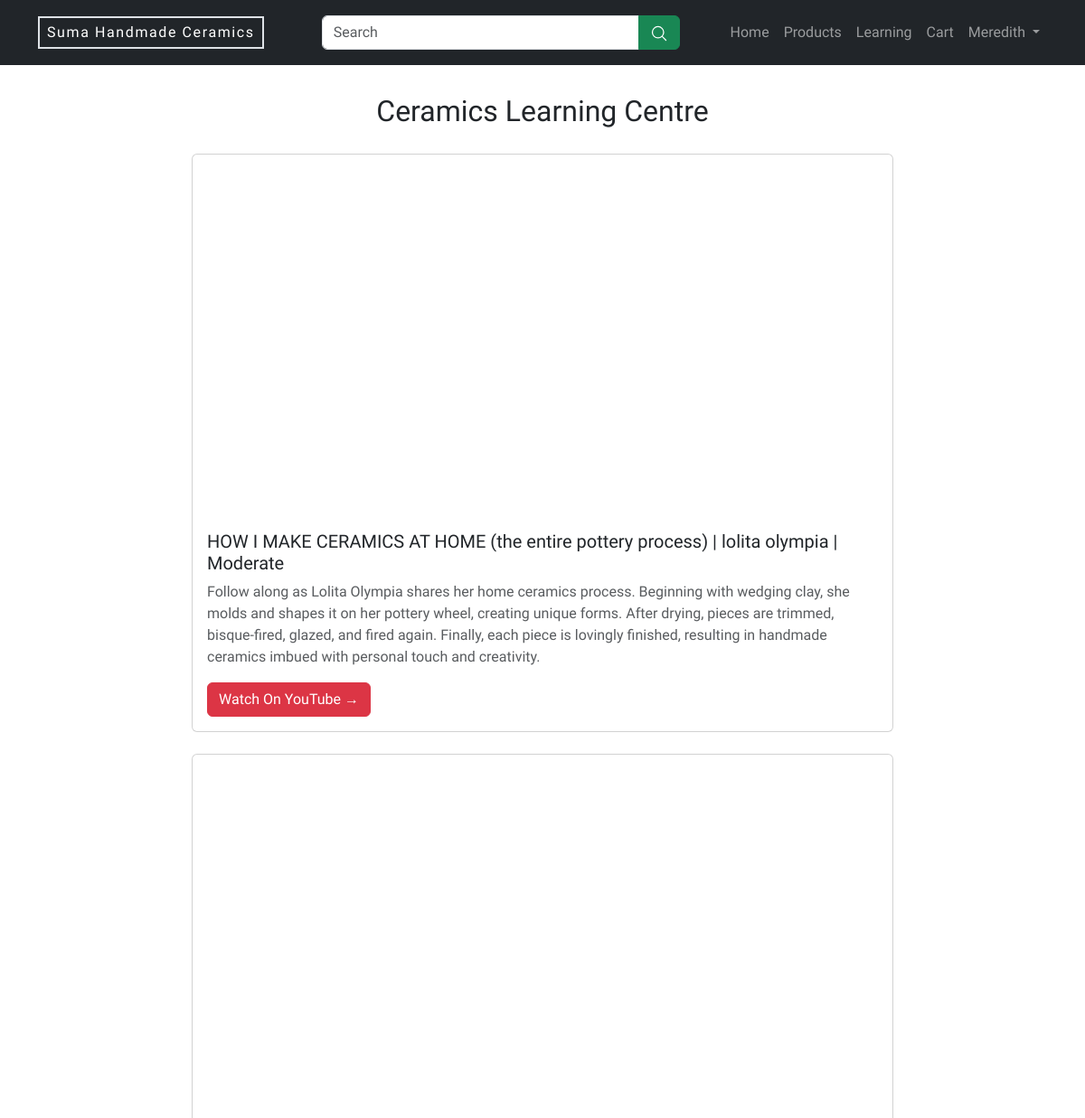
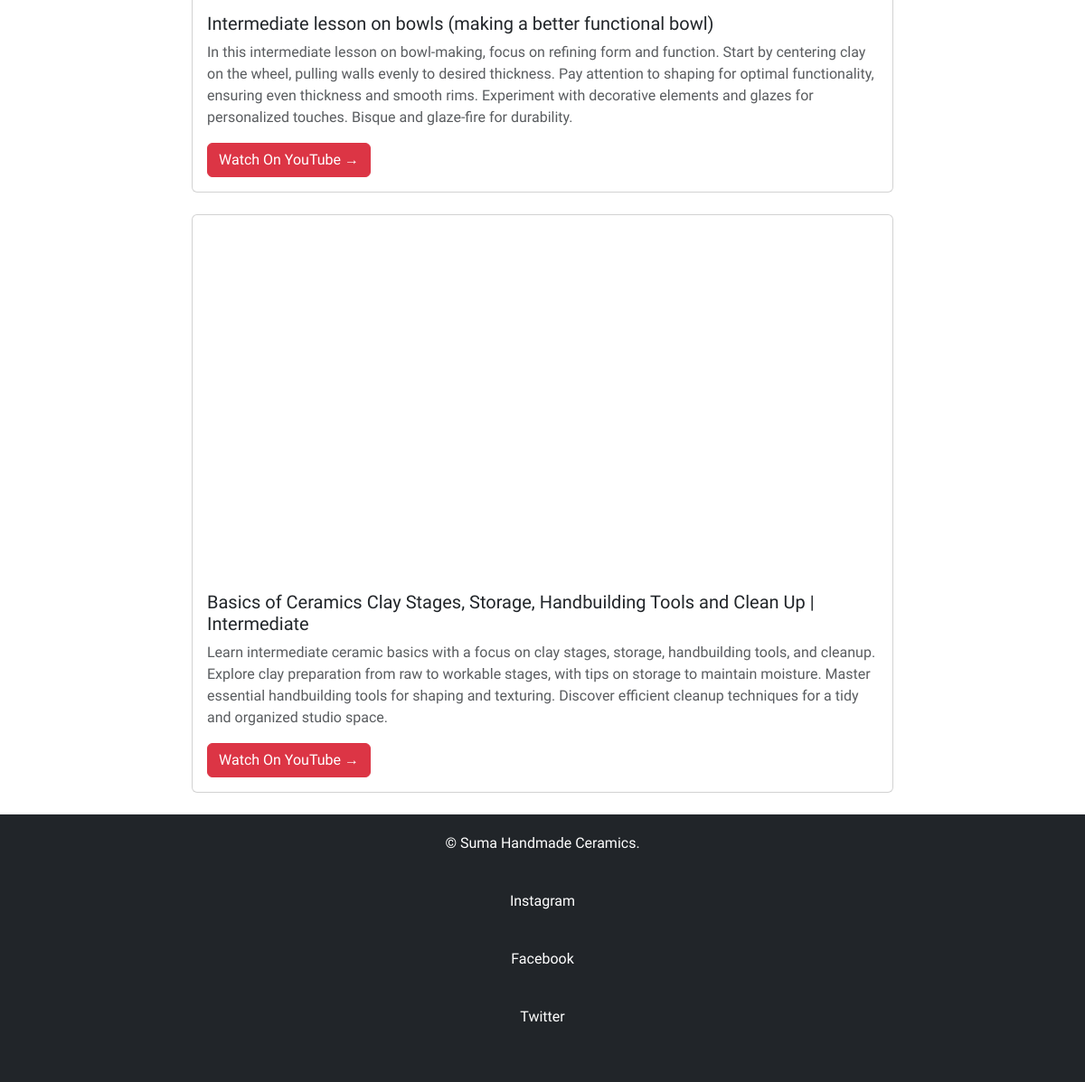
The page /learning.php (signed in) on the database its author committed (2 pictures, top to bottom).
### tables this page shows
CREATE TABLE videos (
    id INTEGER PRIMARY KEY AUTO_INCREMENT,
    video_link VARCHAR(255) NOT NULL,
    title VARCHAR(255) NOT NULL,
    description TEXT NOT NULL
);

### classes/db_conn.php (called while the page is built, shortened)
<?php
class DatabaseConn
{
    private $pdo;
    function __construct()
    {
        $pdo = new PDO("mysql:host=".DATABASE_HOST.";dbname=".DATABASE_NAME, DATABASE_USER, DATABASE_PASSWORD)
        or
        die('Database Error Occured');
        $this->pdo = $pdo;
    }
    function get_db_conn(){
        return $this->pdo;
    }
}
?>

### classes/video.php (called while the page is built, shortened)
<?php
class Video
{
    private $db;
    public function __construct(PDO $pdo)
    {
        $this->db = $pdo;
    }
    public function get_all_videos()
    {
        $stmt = $this->db->query("SELECT * FROM videos ORDER BY id ASC;");
        return $stmt->fetchAll();
    }
}

### learning.php (the view, shortened to what this page needs)
<?php
include("classes/db_conn.php");
include("classes/video.php");
$db_conn = new DatabaseConn();
$video = new Video($db_conn->get_db_conn());
$videos = $video->get_all_videos();
include("includes/header.php");
?>
<div class="container col-md-8 mt-5">
        <div class="mb-4 text-center">
        <h2 class="mb-3 pb-1">Ceramics Learning Centre</h2>
        </div>
      <?php foreach($videos as $video): ?>
        <div class="card mb-4">
            <iframe class="card-img-top" height="400" src="<?php echo $video['video_link']; ?>"></iframe>
                <div class="card-body">
                <h5 class="card-title"><?php echo $video['title']; ?></h5>
                <p class="card-text text-muted"><?php echo $video['description']; ?></p>
                <a href="https://www.youtube.com/watch?v=<?php echo basename(parse_url($video['video_link'], PHP_URL_PATH)); ?>"
                target="_blank" class="btn btn-danger">
                    Watch On YouTube &RightArrow;
                </a>
            </div>
        </div>
      <?php endforeach; ?>
</div>
<?php include("includes/footer.php"); ?>

### includes/header.php (style rules this page uses)
:root { --bs-body-font-family: "Libre Franklin", sans-serif; }
body { padding-top: 56px; }

### rows shown on the page
videos: title "HOW I MAKE CERAMICS AT HOME (the entire pottery process) | lolita olympia | Moderate", description "Follow along as Lolita Olympia shares her home ceramics process. Beginning with wedging clay, she molds and shapes it on her pottery wheel, creating unique forms. After drying, pieces are trimmed, bisque-fired, glazed, and fired again. Finally, each piece is lovingly finished, resulting in handmade ceramics imbued with personal touch and creativity."
videos: title "Intermediate lesson on bowls (making a better functional bowl)", description "In this intermediate lesson on bowl-making, focus on refining form and function. Start by centering clay on the wheel, pulling walls evenly to desired thickness. Pay attention to shaping for optimal functionality, ensuring even thickness and smooth rims. Experiment with decorative elements and glazes for personalized touches. Bisque and glaze-fire for durability."
videos: title "Basics of Ceramics Clay Stages, Storage, Handbuilding Tools and Clean Up | Intermediate", description "Learn intermediate ceramic basics with a focus on clay stages, storage, handbuilding tools, and cleanup. Explore clay preparation from raw to workable stages, with tips on storage to maintain moisture. Master essential handbuilding tools for shaping and texturing. Discover efficient cleanup techniques for a tidy and organized studio space."

### other values the page prints
$_SESSION['user_data']['first_name'] "Meredith"
